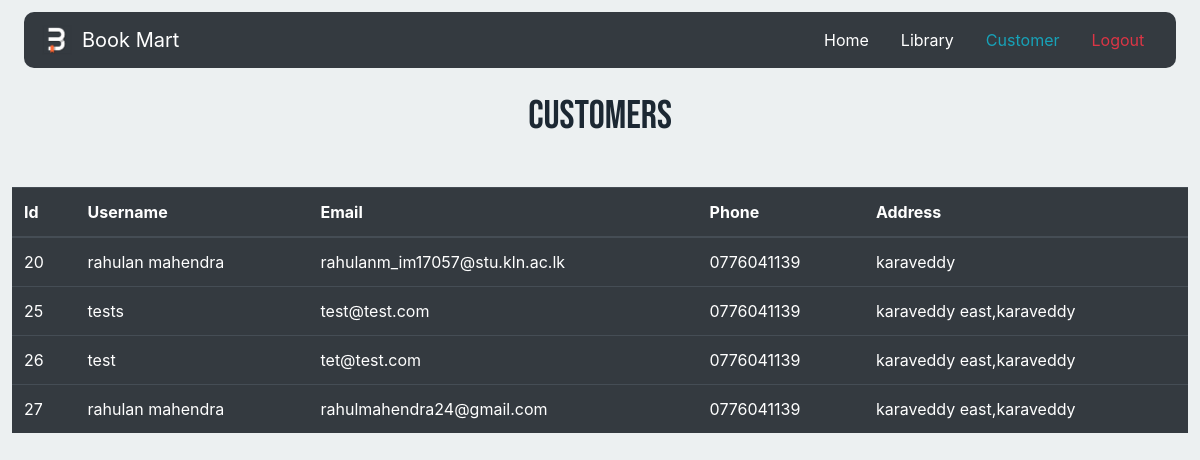
Page /customer.php on the earlier database version.
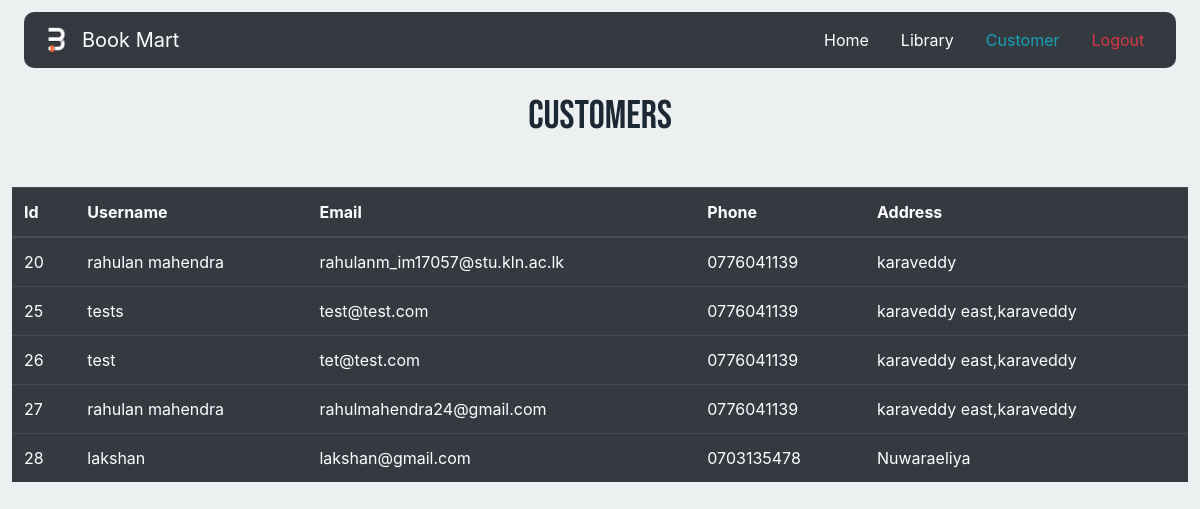
Same page on the later database version.
### tables this page shows
CREATE TABLE `users` (
  `user_id` int(10) UNSIGNED NOT NULL,
  `username` varchar(250) NOT NULL,
  `email` varchar(250) NOT NULL,
  `password` varchar(200) NOT NULL,
  `phone` varchar(15) NOT NULL,
  `address` varchar(300) NOT NULL,
  `picture` varchar(250) NOT NULL,
  `reg_time` timestamp NOT NULL DEFAULT current_timestamp()
);

### customer.php (the view, shortened to what this page needs)
<!DOCTYPE html>
<html lang="en">
<head>
<link rel="stylesheet" href="https://stackpath.bootstrapcdn.com/bootstrap/4.5.0/css/bootstrap.min.css">
<link rel="stylesheet" href="https://cdnjs.cloudflare.com/ajax/libs/font-awesome/5.14.0/css/all.min.css">
<link rel="stylesheet" href="css/style_a.css">
</head>
<body>
        <nav class="navbar navbar-dark bg-dark ">
            <a class="navbar-brand" href="#">
              <img id="logo" src="image/mid-logo.png" width="30" height="30" class="d-inline-block align-top" alt="">
              Book Mart
            </a>
            <ul class="nav justify-content-end">
              <li class="nav-item">
                <a class='nav-link text-white'  href='admin.php'>Home</a>
              </li>
              <li class="nav-item">
                    <a class='nav-link text-white'  href='crud.php'>Library</a>
              </li>
              <li class="nav-item">
                <a class='nav-link text-info'  href='customer.php'>Customer</a>
              </li>
              <li class="nav-item">
                <a class="nav-link text-danger" href="logout.php">Logout</a>
              </li>
            </ul>
          </nav>
        <h1 class="head text-center">Customers</h1>
                <?php
                require_once "configure.php";
                $sql = "SELECT * FROM users";
                if($result = mysqli_query($con, $sql)){
                    if(mysqli_num_rows($result) > 0){
                        echo "<table class='table table-dark'>";
                            echo "<thead>";
                                echo "<tr>";
                                    echo "<th scope='col'>Id</th>";
                                    echo "<th scope='col'>Username</th>";
                                    echo "<th scope='col'>Email</th>";
                                    echo "<th scope='col'>Phone</th>";
                                    echo "<th scope='col'>Address</th>";
                                echo "</tr>";
                            echo "</thead>";
                            echo "<tbody>";
                            while($row = mysqli_fetch_array($result)){
                                echo "<tr>";
                                    echo "<td>" . $row['user_id'] . "</td>";
                                    echo "<td>" . $row['username'] . "</td>";
                                    echo "<td>" . $row['email'] . "</td>";
                                    echo "<td>" . $row['phone'] . "</td>";
                                    echo "<td>" . $row['address'] . "</td>";
                                echo "</tr>";
                            }
                            echo "</tbody>";
                                        echo "</table>";
                                    } else{
                                        echo "<p class='lead'><em>No records were found.</em></p>";
                                    }
                                } else{
                                    echo "ERROR: Could not able to execute $sql. " . mysqli_error($con);
                                }
                                ?>
</body>
</html>

Differences in the rows shown:
added users: user_id "28", username "lakshan", email "lakshan@gmail.com", phone "0703135478", address "Nuwaraeliya"
